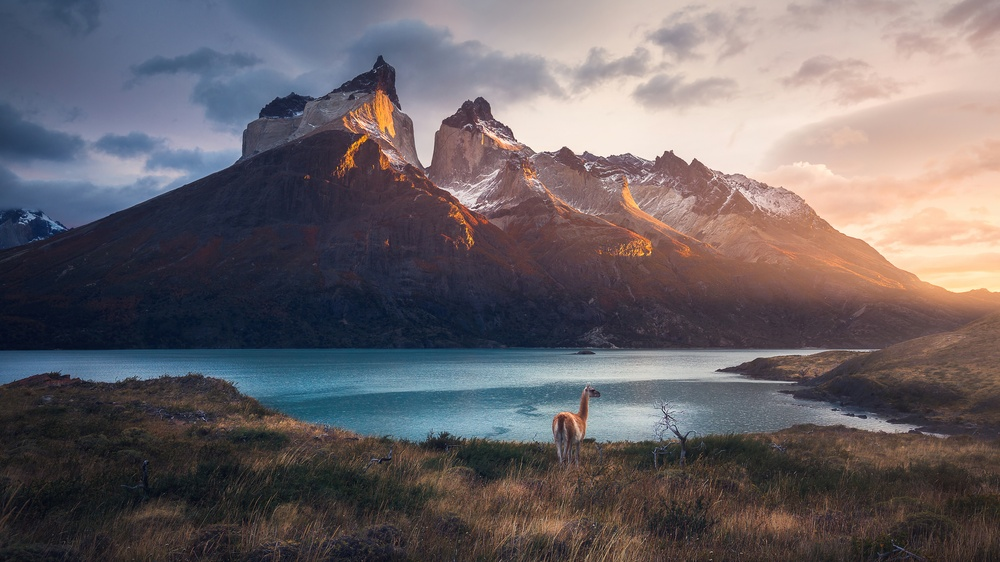
#> input picture inputs/landscape.jpg, 1000 x 562 px, shrunk from 3840 x 2160 before the run, found by its file name
$ python day3_edges.py   (older library calls are emulated)
#> lines starting #> are read from the running program, lines starting #| are printed output that depends on the picture
import cv2, os

img = cv2.imread("inputs/landscape.jpg", cv2.IMREAD_GRAYSCALE)
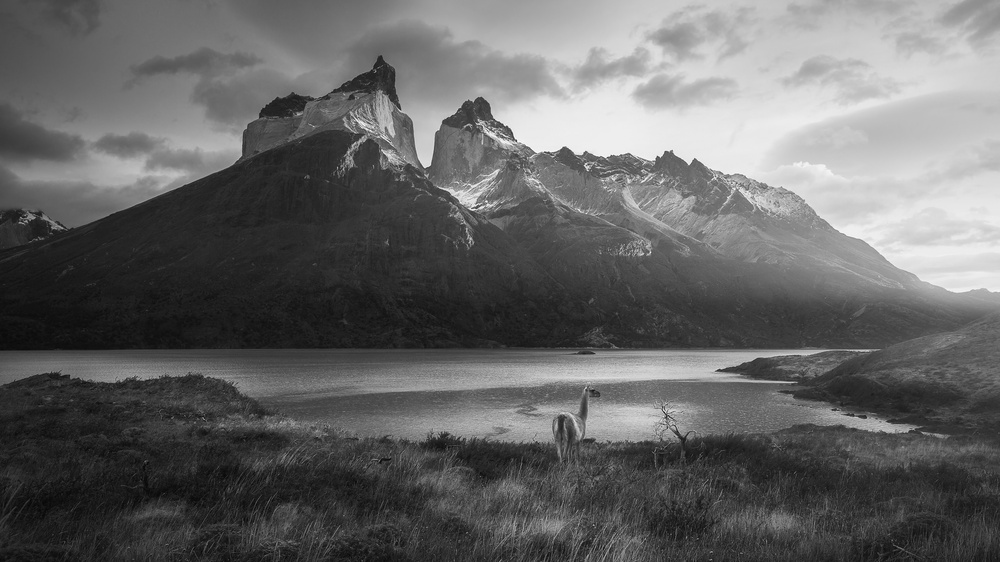
#> img: shape (562, 1000); min 5, max 255, mean 101.4
if img is None:
    raise FileNotFoundError("inputs/landscape.jpg bulunamadı.")

sobelx = cv2.Sobel(img, cv2.CV_64F, 1, 0, ksize=3)
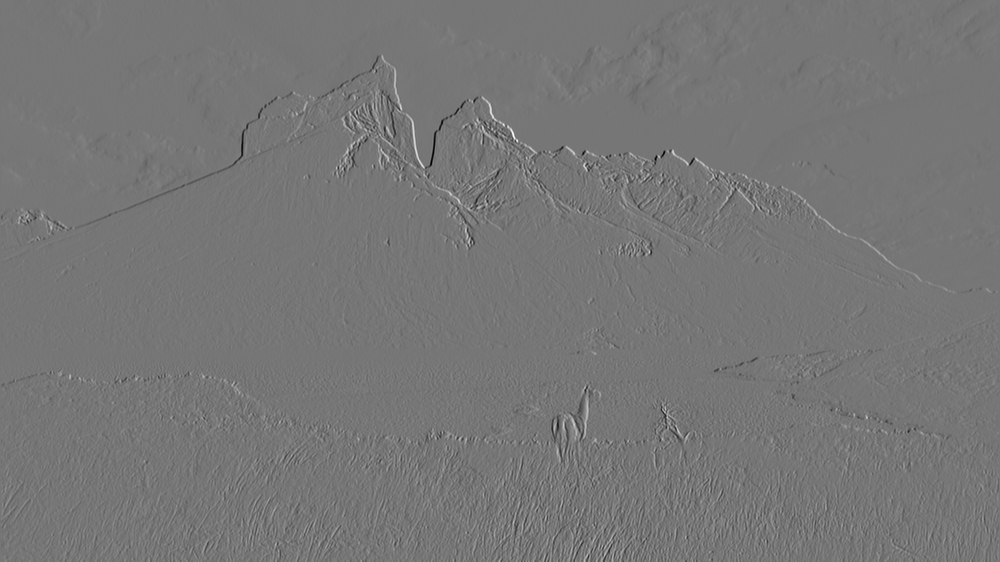
#> sobelx: shape (562, 1000) float64; min -614, max 707, mean 0.7; drawn with min black and max white
sobely = cv2.Sobel(img, cv2.CV_64F, 0, 1, ksize=3)
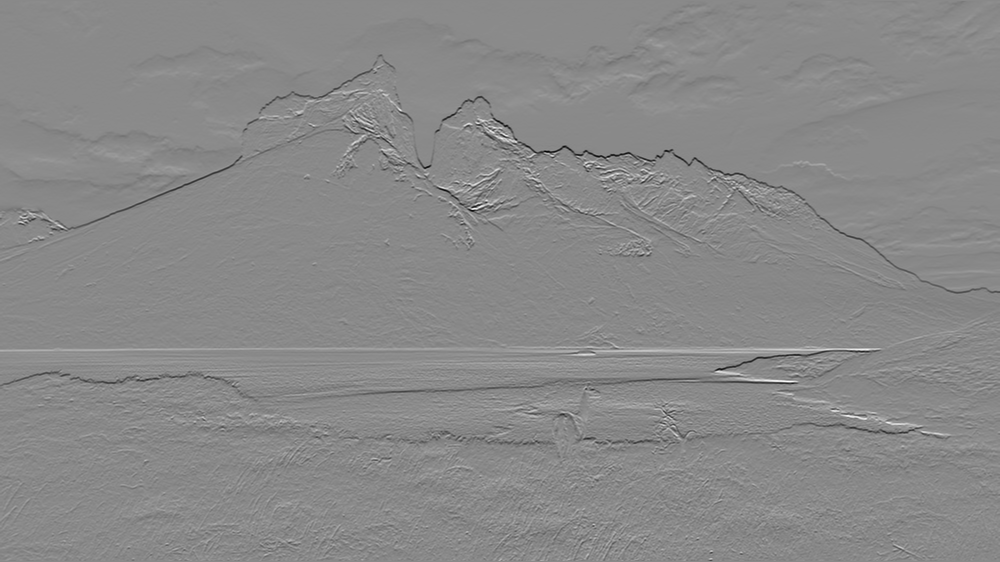
#> sobely: shape (562, 1000) float64; min -700, max 599, mean -1.4; drawn with min black and max white
sobel = cv2.magnitude(sobelx, sobely)
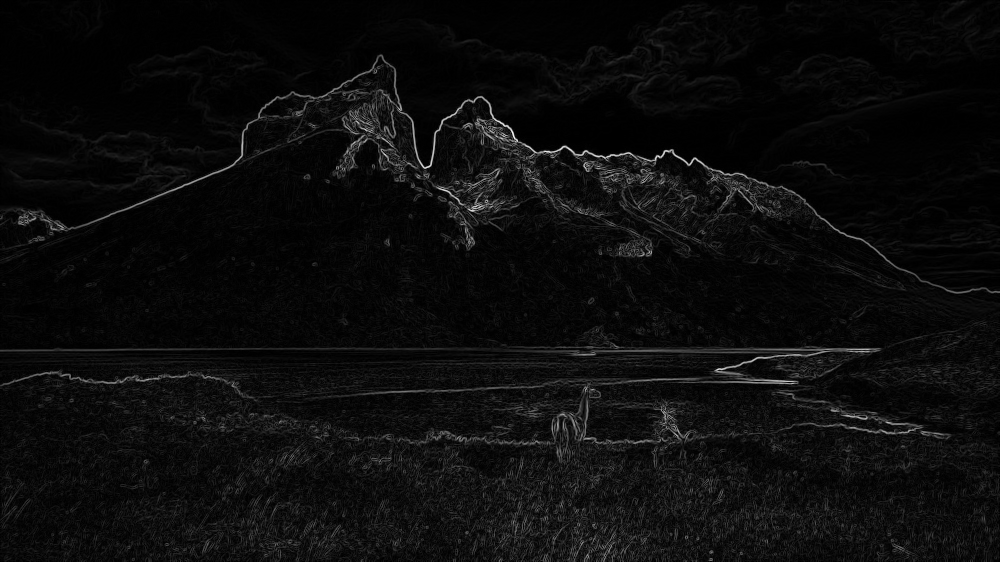
#> sobel: shape (562, 1000) float64; min 0, max 756.1, mean 36.9; drawn with min black and max white
sobel = cv2.convertScaleAbs(sobel)
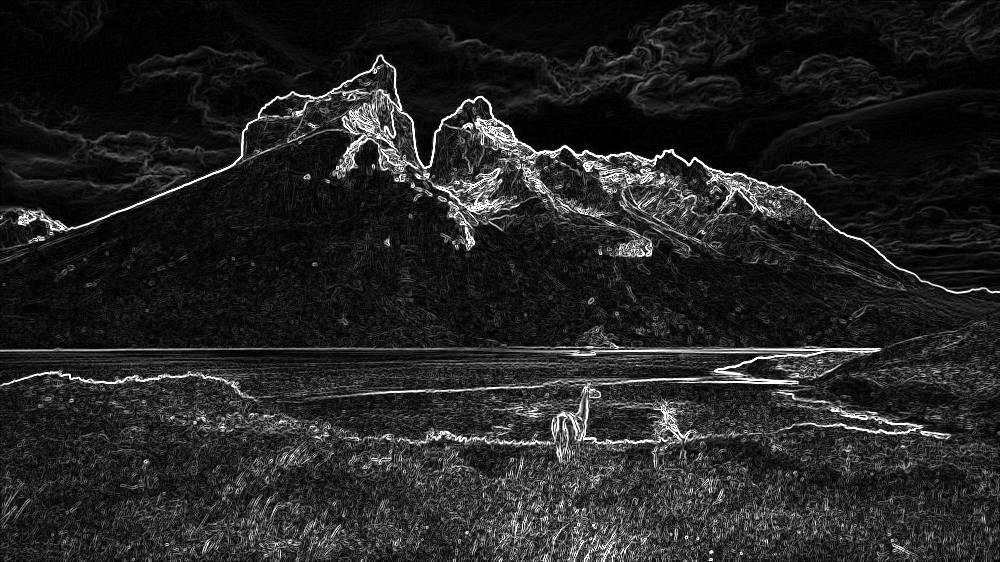
#> sobel: shape (562, 1000); min 0, max 255, mean 35.8

canny = cv2.Canny(img, 100, 200)
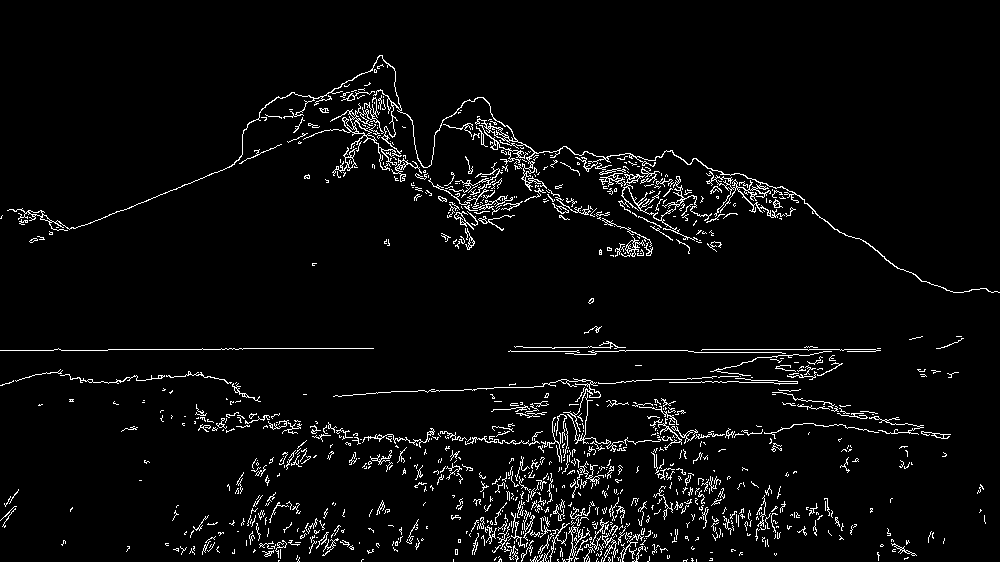
#> canny: shape (562, 1000); 4.1% white in thin lines or dots

cv2.imwrite("outputs/day3/edges_sobel.png", sobel)
cv2.imwrite("outputs/day3/edges_canny.png", canny)
